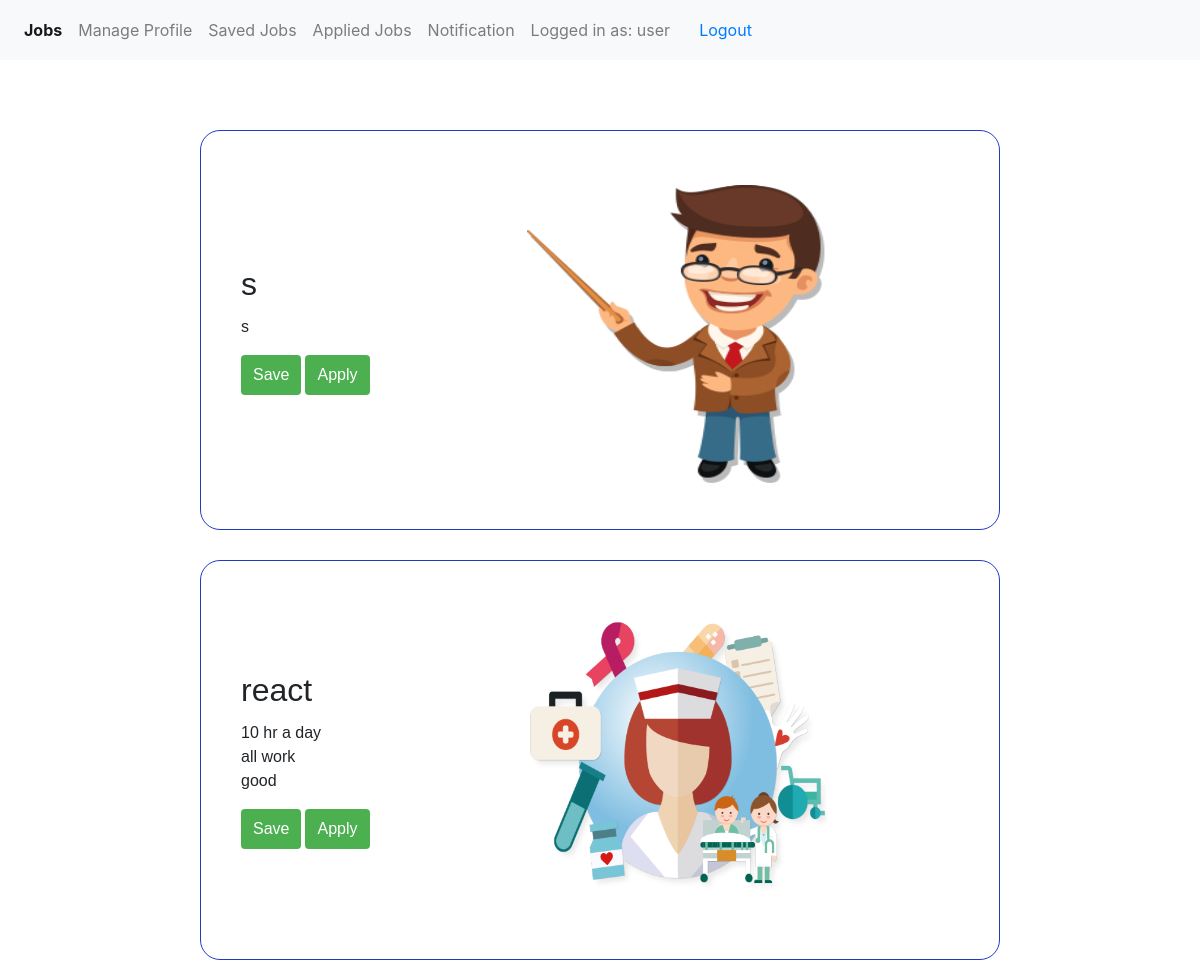
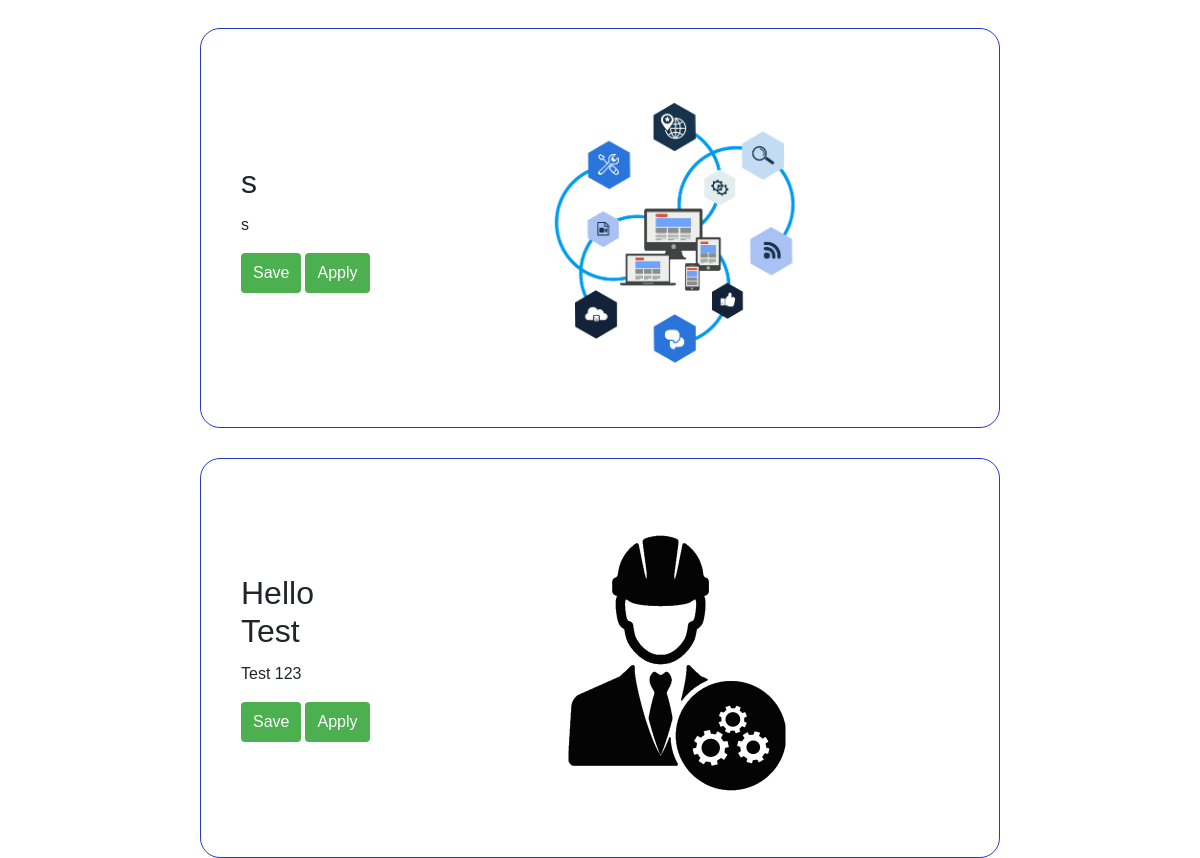
Screenshot of / (signed in) with the database file from the repository (2 pictures, top to bottom).
### maincode/models.py (models this page shows, shortened)
class Job(models.Model):
    job_title = models.CharField(max_length=100)
    job_description = models.TextField()
    photo = models.ImageField(upload_to='job_photos/', null=True, blank=True)

### maincode/views.py (the view)
# urls.py: 2. Add a URL to urlpatterns:  path('', views.home, name='home')
def home(request):
    if request.user.is_authenticated:
        data = Job.objects.all().order_by('-id')
        return render(request, 'base/home.html', {'data': data})
    else:
        return redirect('login')

### templates/base/home.html (shortened to what this page needs)
{% extends '../base/base.html' %}
{% block content %}
<div class="feed-container">
  {% for job in data %}
  <div class="card">
    <div class="card-content">
      <h2 class="card-title">{{ job.job_title }}</h2>
      <p class="card-description">{{ job.job_description }}</p>
      <div class="button-container">
        {% if user.is_authenticated %}
        <form method="post" action="{% url 'savehome_submit' job.id %}">
          <button type="submit" class="save-btn">Save</button>
        </form>
        <form method="post" action="{% url 'applyportal_home_data' job.id %}">
          <button type="submit" class="apply-btn">Apply
          </button>
        </form>
        {% endif %}
      </div>
    </div>
    <div class="card-image-container">
      {% if job.photo %}
      <img class="card-image" src="{{ job.photo.url }}" alt="{{ job.job_title }}">
      {% else %}
      <p>No Photo Available</p>
      {% endif %}
    </div>
  </div>
  {% endfor %}
</div>
{% endblock %}

### templates/base/base.html (shortened to what this page needs)
<!DOCTYPE html>
<html lang="en">
<head>
  <link rel="stylesheet" href="https://stackpath.bootstrapcdn.com/bootstrap/4.5.2/css/bootstrap.min.css">
</head>
<body>
  {% block navbar %}
  <nav class="navbar navbar-expand-lg navbar-light bg-light fixed-top d-flex justify-content-between align-items-center"
    style="height: 60px;">
    <div class="collapse navbar-collapse" id="navbarSupportedContent">
      <ul class="navbar-nav d-flex justify-content-center align-items-center">
        <li class="nav-item active">
          <a class="nav-link" href="{% url 'home' %}"><b>Jobs </b><span class="sr-only">(current)</span></a>
        </li>
        <li class="nav-item">
          <a class="nav-link" href="{% url 'manage_profile' %}">Manage Profile</a>
        </li>
        <li class="nav-item">
          <a class="nav-link" href="{% url 'save_home_data' %}">Saved Jobs</a>
        </li>
        <li class="nav-item">
          <a class="nav-link" href="{% url 'apply_home_data' %}">Applied Jobs</a>
        </li>
        <li class="nav-item">
          <a class="nav-link" href="{% url 'notificationpage' %}">Notification</a>
        </li>
        <li class="nav-item d-flex align-items-center">
          {% if user.is_authenticated %}
          <a class="nav-link" href="#">Logged in as: {{ user.username }}</a>
          <form class="nav-link" action="{% url 'logout' %}" method="post">
            <button type="submit" class="btn btn-link">Logout</button>
          </form>
          {% else %}
          <p class="nav-link">You are not logged in</p>
          <a href="{% url 'login' %}" class="nav-link">Log In</a>
          {% endif %}
        </li>
      </ul>
    </div>
  </nav>
  {% endblock %}
  {% block content %}
  {% endblock %}
</body>
</html>

### templates/base/home.html (style rules this page uses)
.feed-container { display: flex; flex-direction: row; flex-wrap: wrap; border-color: #e30e0e; margin-left: 200px; margin-right: 200px; margin-top: 100px; }
.card { border-color: #223bc7; border-radius: 20px; display: flex; flex-direction: row; margin-top: 30px; align-items: center; height: 400px; width: 1300px; align-items: center; }
.card-content { padding-left: 40px; padding-right: 15px; font-family: Verdana, Geneva, Tahoma, sans-serif; font-size: medium; }
.card-title, .card-description { white-space: pre-line; }
.card-image-container { height: 250px; width: 700px; margin-right: 30px; margin-top: -30px; display: flex; margin-top: 10px; justify-content: center; align-items: center; }
.card-image { height: 300px; width: 300px; }
.button-container { display: flex; gap: 4px; }
.button-container button { background-color: #4CAF50; border: none; color: white; padding: 8px 12px; text-align: center; text-decoration: none; cursor: pointer; border-radius: 4px; transition: background-color 0.3s ease; }

### rows the page displays
Job: job_title "s", job_description "s", photo (picture)
Job: job_title "react", job_description "10 hr a day all work good", photo (picture)
Job: job_title "s", job_description "s", photo (picture)
Job: job_title "Hello Test", job_description "Test 123", photo (picture)

### other values shown
{{ user.username }} "user"
